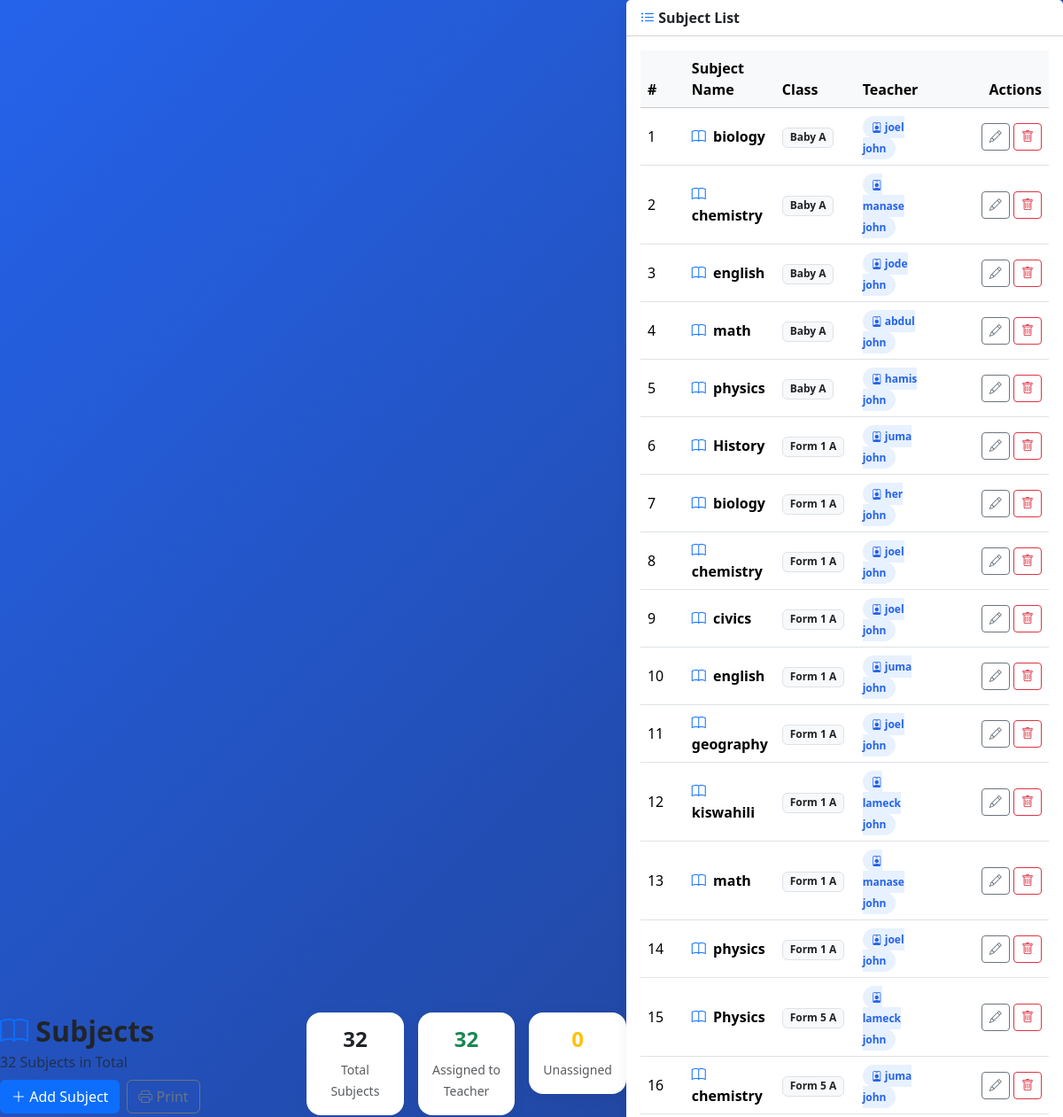
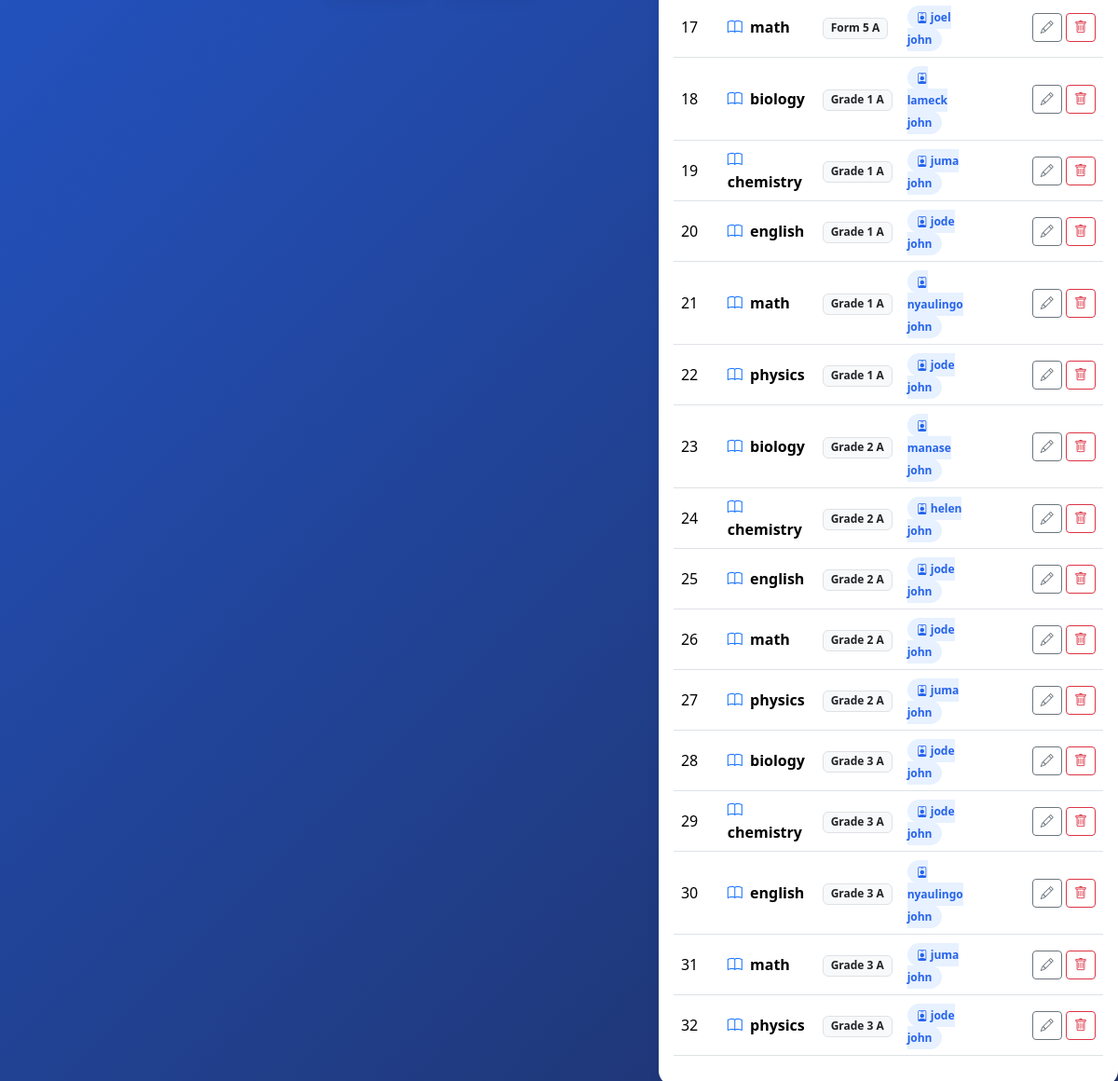
Screenshot of /school-management/academics/subjects/ with the database file from the repository (2 pictures, top to bottom).
### academics/models.py (models this page shows, shortened)
class Subject(models.Model):
    name = models.CharField(max_length=100)
    class_room = models.ForeignKey(
        ClassRoom,
        on_delete=models.CASCADE,
        related_name="subjects"
    )
    teacher = models.ForeignKey(
        Teacher,
        on_delete=models.SET_NULL,
        null=True,
        blank=True,
        related_name="subjects"
    )
    class Meta:
        unique_together = ("name", "class_room")
        ordering = ["class_room", "name"]

class ClassRoom(models.Model):
    LEVEL_GROUP = {
        'BABY': 'PRE_PRIMARY', 'MIDDLE': 'PRE_PRIMARY', 'TOP': 'PRE_PRIMARY',
        'G1': 'PRE_PRIMARY', 'G2': 'PRE_PRIMARY', 'G3': 'PRE_PRIMARY',
        'G4': 'PRE_PRIMARY', 'G5': 'PRE_PRIMARY', 'G6': 'PRE_PRIMARY', 'G7': 'PRE_PRIMARY',
        'F1': 'ORDINARY', 'F2': 'ORDINARY', 'F3': 'ORDINARY', 'F4': 'ORDINARY',
        'F5': 'ADVANCED', 'F6': 'ADVANCED',
    }
    LEVEL_CHOICES = [
        ("BABY", "Baby"),
        ("MIDDLE", "Middle"),
        ("TOP", "Top"),
        ("G1", "Grade 1"),
        ("G2", "Grade 2"),
        ("G3", "Grade 3"),
        ("G4", "Grade 4"),
        ("G5", "Grade 5"),
        ("G6", "Grade 6"),
        ("G7", "Grade 7"),
        ("F1", "Form 1"),
        ("F2", "Form 2"),
        ("F3", "Form 3"),
        ("F4", "Form 4"),
        ("F5", "Form 5"),
        ("F6", "Form 6"),
    ]
    STREAM_CHOICES = [
        ("A", "A"),
        ("B", "B"),
        ("C", "C"),
    ]
    level = models.CharField(
        max_length=10,
        choices=LEVEL_CHOICES
    )
    stream = models.CharField(
        max_length=1,
        choices=STREAM_CHOICES
    )
    class_teacher = models.ForeignKey(
        Teacher,
        on_delete=models.SET_NULL,
        null=True,
        blank=True,
        related_name="classrooms"
    )
    class Meta:
        unique_together = ("level", "stream")
        ordering = ["level", "stream"]
    def __str__(self):
        return f"{self.get_level_display()} {self.stream}"

class Teacher(models.Model):
    first_name = models.CharField(max_length=100)
    last_name = models.CharField(max_length=100)
    phone = models.CharField(
        max_length=20,
        blank=True
    )
    email = models.EmailField(
        blank=True
    )
    photo = models.ImageField(upload_to='teachers/', blank=True, null=True)
    class Meta:
        ordering = ["first_name", "last_name"]

### academics/views.py (the view)
# urls.py: path('subjects/', views.subject_list, name='subject_list'),
def subject_list(request):
    subjects = Subject.objects.select_related('class_room', 'teacher').all()
    return render(request, 'academics/subject_list.html', {'subjects': subjects, 'assigned_count': subjects.filter(teacher__isnull=False).count(), 'unassigned_count': subjects.filter(teacher__isnull=True).count()})

### academics/templates/academics/subject_list.html (shortened to what this page needs)
{% extends "base.html" %}
{% block content %}
<div class="d-flex justify-content-between align-items-center mb-4 flex-wrap gap-2">
    <div>
        <h2 class="fw-bold mb-1"><i class="bi bi-book text-primary"></i> Subjects</h2>
        <p class="text-muted mb-0">{{ subjects.count }} Subjects in Total</p>
    </div>
    <div class="d-flex gap-2">
        <a href="{% url 'academics:subject_create' %}" class="btn btn-primary">
            <i class="bi bi-plus-lg"></i> Add Subject
        </a>
        <button class="btn btn-outline-secondary" onclick="window.print()">
            <i class="bi bi-printer"></i> Print
        </button>
    </div>
</div>
<div class="row g-3 mb-4">
    <div class="col-md-4">
        <div class="card subject-card text-center">
            <div class="card-body">
                <h4 class="fw-bold">{{ subjects.count }}</h4>
                <small class="text-muted">Total Subjects</small>
            </div>
        </div>
    </div>
    <div class="col-md-4">
        <div class="card subject-card text-center">
            <div class="card-body">
                <h4 class="fw-bold text-success">{{ assigned_count }}</h4>
                <small class="text-muted">Assigned to Teacher</small>
            </div>
        </div>
    </div>
    <div class="col-md-4">
        <div class="card subject-card text-center">
            <div class="card-body">
                <h4 class="fw-bold text-warning">{{ unassigned_count }}</h4>
                <small class="text-muted">Unassigned</small>
            </div>
        </div>
    </div>
</div>
<div class="card subject-card">
    <div class="card-header bg-white fw-bold d-flex justify-content-between align-items-center">
        <span><i class="bi bi-list-ul text-primary"></i> Subject List</span>
    </div>
    <div class="card-body">
        {% if subjects %}
        <div class="table-responsive">
            <table class="table table-hover align-middle">
                <thead class="table-light">
                    <tr>
                        <th style="width: 50px;">#</th>
                        <th>Subject Name</th>
                        <th>Class</th>
                        <th>Teacher</th>
                        <th class="text-end" style="width: 140px;">Actions</th>
                    </tr>
                </thead>
                <tbody>
                {% for s in subjects %}
                <tr>
                    <td>{{ forloop.counter }}</td>
                    <td class="fw-semibold">
                        <i class="bi bi-book text-primary me-1"></i> {{ s.name }}
                    </td>
                    <td>
                        <a href="{% url 'academics:class_dashboard' s.class_room.id %}" class="text-decoration-none">
                            <span class="badge bg-light text-dark border">{{ s.class_room }}</span>
                        </a>
                    </td>
                    <td>
                        {% if s.teacher %}
                            <a href="{% url 'academics:teacher_detail' s.teacher.pk %}" class="badge-teacher text-decoration-none">
                                <i class="bi bi-person-badge"></i> {{ s.teacher.first_name }} {{ s.teacher.last_name }}
                            </a>
                        {% else %}
                            <span class="badge-unassigned"><i class="bi bi-exclamation-triangle"></i> Unassigned</span>
                        {% endif %}
                    </td>
                    <td class="text-end">
                        <a href="{% url 'academics:subject_update' s.pk %}" class="btn btn-sm btn-outline-secondary">
                            <i class="bi bi-pencil"></i>
                        </a>
                        <a href="{% url 'academics:subject_delete' s.pk %}" class="btn btn-sm btn-outline-danger">
                            <i class="bi bi-trash"></i>
                        </a>
                    </td>
                </tr>
                {% endfor %}
                </tbody>
            </table>
        </div>
        {% endif %}
    </div>
</div>
{% endblock %}

### templates/base.html (style rules this page uses)
:root { --sidebar-bg: #0c152d; --sidebar-active: #2563eb; --primary: #2563eb; --bg-light: #f5f7fb; }
body { background: var(--bg-light); min-height: 100vh; font-family: 'Segoe UI', Tahoma, Geneva, Verdana, sans-serif; }
.login-body { background: linear-gradient(135deg, var(--primary) 0%, #1f3167 100%); display: flex; align-items: center; justify-content: center; }
.card { border: none; border-radius: 16px; box-shadow: 0 3px 15px rgba(0,0,0,0.05); }

### academics/templates/academics/subject_list.html (style rules this page uses)
.subject-card { border: none; border-radius: 16px; transition: all .3s ease; box-shadow: 0 3px 15px rgba(0,0,0,0.06); }
.badge-teacher { background: #e7f1ff; color: #2563eb; border-radius: 20px; padding: 4px 10px; font-size: .75rem; font-weight: 600; }

### rows the page displays
Subject: name "biology", class_room "Baby A", teacher.first_name "joel", teacher.last_name "john"
Subject: name "chemistry", class_room "Baby A", teacher.first_name "manase", teacher.last_name "john"
Subject: name "english", class_room "Baby A", teacher.first_name "jode", teacher.last_name "john"
Subject: name "math", class_room "Baby A", teacher.first_name "abdul", teacher.last_name "john"
Subject: name "physics", class_room "Baby A", teacher.first_name "hamis", teacher.last_name "john"
Subject: name "History", class_room "Form 1 A", teacher.first_name "juma", teacher.last_name "john"
Subject: name "biology", class_room "Form 1 A", teacher.first_name "her", teacher.last_name "john"
Subject: name "chemistry", class_room "Form 1 A", teacher.first_name "joel", teacher.last_name "john"
Subject: name "civics", class_room "Form 1 A", teacher.first_name "joel", teacher.last_name "john"
Subject: name "english", class_room "Form 1 A", teacher.first_name "juma", teacher.last_name "john"
Subject: name "geography", class_room "Form 1 A", teacher.first_name "joel", teacher.last_name "john"
Subject: name "kiswahili", class_room "Form 1 A", teacher.first_name "lameck", teacher.last_name "john"
Subject: name "math", class_room "Form 1 A", teacher.first_name "manase", teacher.last_name "john"
Subject: name "physics", class_room "Form 1 A", teacher.first_name "joel", teacher.last_name "john"
Subject: name "Physics", class_room "Form 5 A", teacher.first_name "lameck", teacher.last_name "john"
Subject: name "chemistry", class_room "Form 5 A", teacher.first_name "juma", teacher.last_name "john"
Subject: name "math", class_room "Form 5 A", teacher.first_name "joel", teacher.last_name "john"
Subject: name "biology", class_room "Grade 1 A", teacher.first_name "lameck", teacher.last_name "john"
Subject: name "chemistry", class_room "Grade 1 A", teacher.first_name "juma", teacher.last_name "john"
Subject: name "english", class_room "Grade 1 A", teacher.first_name "jode", teacher.last_name "john"
Subject: name "math", class_room "Grade 1 A", teacher.first_name "nyaulingo", teacher.last_name "john"
Subject: name "physics", class_room "Grade 1 A", teacher.first_name "jode", teacher.last_name "john"
Subject: name "biology", class_room "Grade 2 A", teacher.first_name "manase", teacher.last_name "john"
Subject: name "chemistry", class_room "Grade 2 A", teacher.first_name "helen", teacher.last_name "john"
Subject: name "english", class_room "Grade 2 A", teacher.first_name "jode", teacher.last_name "john"
Subject: name "math", class_room "Grade 2 A", teacher.first_name "jode", teacher.last_name "john"
Subject: name "physics", class_room "Grade 2 A", teacher.first_name "juma", teacher.last_name "john"
Subject: name "biology", class_room "Grade 3 A", teacher.first_name "jode", teacher.last_name "john"
Subject: name "chemistry", class_room "Grade 3 A", teacher.first_name "jode", teacher.last_name "john"
Subject: name "english", class_room "Grade 3 A", teacher.first_name "nyaulingo", teacher.last_name "john"
Subject: name "math", class_room "Grade 3 A", teacher.first_name "juma", teacher.last_name "john"
Subject: name "physics", class_room "Grade 3 A", teacher.first_name "jode", teacher.last_name "john"

### other values shown
{{ subjects.count }} "32"
{{ assigned_count }} "32"
{{ unassigned_count }} "0"
